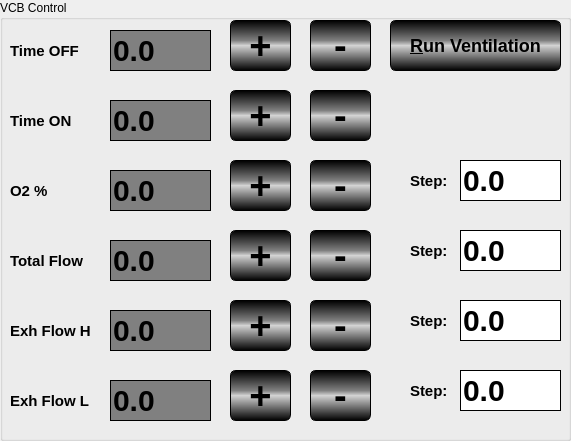
  <widget class="QGroupBox" name="groupBox_4" >
   <property name="geometry" >
    <rect>
     <x>240</x>
     <y>0</y>
     <width>571</width>
     <height>441</height>
    </rect>
   </property>
   <property name="title" >
    <string>VCB Control</string>
   </property>
   <widget class="QLabel" name="label_16" >
    <property name="geometry" >
     <rect>
      <x>10</x>
      <y>40</y>
      <width>94</width>
      <height>22</height>
     </rect>
    </property>
    <property name="styleSheet" >
     <string>QLabel
 {
   border-width: 1px;  
   border-color: black;
   font: bold 15px;
 }
</string>
    </property>
    <property name="text" >
     <string>Time OFF</string>
    </property>
   </widget>
   <widget class="QLabel" name="label_17" >
    <property name="geometry" >
     <rect>
      <x>-60</x>
      <y>10</y>
      <width>71</width>
      <height>21</height>
     </rect>
    </property>
    <property name="text" >
     <string>Total Flow:</string>
    </property>
   </widget>
   <widget class="QLineEdit" name="IDC_TotalFlowResult" >
    <property name="geometry" >
     <rect>
      <x>110</x>
      <y>240</y>
      <width>101</width>
      <height>41</height>
     </rect>
    </property>
    <property name="styleSheet" >
     <string>QLineEdit
 {
   background-color: gray;
   border-style: outset;
   border-width: 1px;  
   border-color: black;
   font: bold 30px;
   color:  RGB(0, 255, 0);
 }
</string>
    </property>
    <property name="text" >
     <string>0.0</string>
    </property>
   </widget>
   <widget class="QLabel" name="label_18" >
    <property name="geometry" >
     <rect>
      <x>10</x>
      <y>110</y>
      <width>90</width>
      <height>22</height>
     </rect>
    </property>
    <property name="styleSheet" >
     <string>QLabel
 {
   border-width: 1px;  
   border-color: black;
   font: bold 15px;
 }
</string>
    </property>
    <property name="text" >
     <string>Time ON</string>
    </property>
   </widget>
   <widget class="QLineEdit" name="IDC_ExhalFlow" >
    <property name="geometry" >
     <rect>
      <x>110</x>
      <y>310</y>
      <width>101</width>
      <height>41</height>
     </rect>
    </property>
    <property name="styleSheet" >
     <string>QLineEdit
 {
   background-color: gray;
   border-style: outset;
   border-width: 1px;  
   border-color: black;
   font: bold 30px;
   color:  RGB(0, 255, 0);
 }
</string>
    </property>
    <property name="text" >
     <string>0.0</string>
    </property>
   </widget>
   <widget class="QLineEdit" name="IDC_O2Percents" >
    <property name="geometry" >
     <rect>
      <x>110</x>
      <y>170</y>
      <width>101</width>
      <height>41</height>
     </rect>
    </property>
    <property name="styleSheet" >
     <string>QLineEdit
 {
   background-color: gray;
   border-style: outset;
   border-width: 1px;  
   border-color: black;
   font: bold 30px;
   color:  RGB(0, 255, 0);
 }
</string>
    </property>
    <property name="text" >
     <string>0.0</string>
    </property>
   </widget>
   <widget class="QLineEdit" name="IDC_TimeOff" >
    <property name="geometry" >
     <rect>
      <x>110</x>
      <y>100</y>
      <width>101</width>
      <height>41</height>
     </rect>
    </property>
    <property name="styleSheet" >
     <string>QLineEdit
 {
   background-color: gray;
   border-style: outset;
   border-width: 1px;  
   border-color: black;
   font: bold 30px;
   color:  RGB(0, 255, 0);
 }
</string>
    </property>
    <property name="text" >
     <string>0.0</string>
    </property>
   </widget>
   <widget class="QLineEdit" name="IDC_TimeON" >
    <property name="geometry" >
     <rect>
      <x>110</x>
      <y>30</y>
      <width>101</width>
      <height>41</height>
     </rect>
    </property>
    <property name="styleSheet" >
     <string>QLineEdit
 {
   background-color: gray;
   border-style: outset;
   border-width: 1px;  
   border-color: black;
   font: bold 30px;
   color:  RGB(0, 255, 0);
 }
</string>
    </property>
    <property name="text" >
     <string>0.0</string>
    </property>
   </widget>
   <widget class="QLineEdit" name="IDC_ExhalFlow2" >
    <property name="geometry" >
     <rect>
      <x>110</x>
      <y>380</y>
      <width>101</width>
      <height>41</height>
     </rect>
    </property>
    <property name="styleSheet" >
     <string>QLineEdit
 {
   background-color: gray;
   border-style: outset;
   border-width: 1px;  
   border-color: black;
   font: bold 30px;
   color:  RGB(0, 255, 0);
 }
</string>
    </property>
    <property name="text" >
     <string>0.0</string>
    </property>
   </widget>
   <widget class="QLabel" name="label_19" >
    <property name="geometry" >
     <rect>
      <x>10</x>
      <y>180</y>
      <width>94</width>
      <height>22</height>
     </rect>
    </property>
    <property name="styleSheet" >
     <string>QLabel
 {
   border-width: 1px;  
   border-color: black;
   font: bold 15px;
 }
</string>
    </property>
    <property name="text" >
     <string>O2 %</string>
    </property>
   </widget>
   <widget class="QLabel" name="label_20" >
    <property name="geometry" >
     <rect>
      <x>10</x>
      <y>250</y>
      <width>94</width>
      <height>22</height>
     </rect>
    </property>
    <property name="styleSheet" >
     <string>QLabel
 {
   border-width: 1px;  
   border-color: black;
   font: bold 15px;
 }
</string>
    </property>
    <property name="text" >
     <string>Total Flow</string>
    </property>
   </widget>
   <widget class="QLabel" name="label_21" >
    <property name="geometry" >
     <rect>
      <x>10</x>
      <y>320</y>
      <width>94</width>
      <height>22</height>
     </rect>
    </property>
    <property name="styleSheet" >
     <string>QLabel
 {
   border-width: 1px;  
   border-color: black;
   font: bold 15px;
 }
</string>
    </property>
    <property name="text" >
     <string>Exh Flow H</string>
    </property>
   </widget>
   <widget class="QLabel" name="label_22" >
    <property name="geometry" >
     <rect>
      <x>10</x>
      <y>390</y>
      <width>94</width>
      <height>22</height>
     </rect>
    </property>
    <property name="styleSheet" >
     <string>QLabel
 {
   border-width: 1px;  
   border-color: black;
   font: bold 15px;
 }
</string>
    </property>
    <property name="text" >
     <string>Exh Flow L</string>
    </property>
   </widget>
   <widget class="QPushButton" name="IDC_TimeONPlus" >
    <property name="geometry" >
     <rect>
      <x>230</x>
      <y>20</y>
      <width>61</width>
      <height>51</height>
     </rect>
    </property>
    <property name="styleSheet" >
     <string>QPushButton 
{
  color: black;

  background-color: qlineargradient(x1:0, y1:0, x2:0, y2:1, stop: 0 black, stop: 0.4 gray, stop: 0.5 lightgray, stop: 1.0 black);
  border: 1px solid black;
  border-radius: 6px;
  font: bold 38px;  
}

QPushButton:hover 
{  
  background-color: qlineargradient(x1:0, y1:0, x2:0, y2:1, stop: 0 black, stop: 0.5 darkgray, stop: 1.0 black);
  border: 1px solid red;
}

QPushButton:pressed 
{
  background-color: qlineargradient(x1:0, y1:0, x2:0, y2:1, stop: 0 black, stop: 0.5 RGB(255, 255, 255), stop: 1.0 black);
}</string>
    </property>
    <property name="text" >
     <string>+</string>
    </property>
   </widget>
   <widget class="QPushButton" name="IDC_TimeONMinus" >
    <property name="geometry" >
     <rect>
      <x>310</x>
      <y>20</y>
      <width>61</width>
      <height>51</height>
     </rect>
    </property>
    <property name="styleSheet" >
     <string>QPushButton 
{
  color: black;

  background-color: qlineargradient(x1:0, y1:0, x2:0, y2:1, stop: 0 black, stop: 0.4 gray, stop: 0.5 lightgray, stop: 1.0 black);
  border: 1px solid black;
  border-radius: 6px;
  font: bold 38px;  
}

QPushButton:hover 
{  
  background-color: qlineargradient(x1:0, y1:0, x2:0, y2:1, stop: 0 black, stop: 0.5 darkgray, stop: 1.0 black);
  border: 1px solid red;
}

QPushButton:pressed 
{
  background-color: qlineargradient(x1:0, y1:0, x2:0, y2:1, stop: 0 black, stop: 0.5 RGB(255, 255, 255), stop: 1.0 black);
}</string>
    </property>
    <property name="text" >
     <string>-</string>
    </property>
   </widget>
   <widget class="QPushButton" name="IDC_TimeOFFPlus" >
    <property name="geometry" >
     <rect>
      <x>230</x>
      <y>90</y>
      <width>61</width>
      <height>51</height>
     </rect>
    </property>
    <property name="styleSheet" >
     <string>QPushButton 
{
  color: black;

  background-color: qlineargradient(x1:0, y1:0, x2:0, y2:1, stop: 0 black, stop: 0.4 gray, stop: 0.5 lightgray, stop: 1.0 black);
  border: 1px solid black;
  border-radius: 6px;
  font: bold 38px;  
}

QPushButton:hover 
{  
  background-color: qlineargradient(x1:0, y1:0, x2:0, y2:1, stop: 0 black, stop: 0.5 darkgray, stop: 1.0 black);
  border: 1px solid red;
}

QPushButton:pressed 
{
  background-color: qlineargradient(x1:0, y1:0, x2:0, y2:1, stop: 0 black, stop: 0.5 RGB(255, 255, 255), stop: 1.0 black);
}</string>
    </property>
    <property name="text" >
     <string>+</string>
    </property>
   </widget>
   <widget class="QPushButton" name="IDC_TimeOFFMinus" >
    <property name="geometry" >
     <rect>
      <x>310</x>
      <y>90</y>
      <width>61</width>
      <height>51</height>
     </rect>
    </property>
    <property name="styleSheet" >
     <string>QPushButton 
{
  color: black;

  background-color: qlineargradient(x1:0, y1:0, x2:0, y2:1, stop: 0 black, stop: 0.4 gray, stop: 0.5 lightgray, stop: 1.0 black);
  border: 1px solid black;
  border-radius: 6px;
  font: bold 38px;  
}

QPushButton:hover 
{  
  background-color: qlineargradient(x1:0, y1:0, x2:0, y2:1, stop: 0 black, stop: 0.5 darkgray, stop: 1.0 black);
  border: 1px solid red;
}

QPushButton:pressed 
{
  background-color: qlineargradient(x1:0, y1:0, x2:0, y2:1, stop: 0 black, stop: 0.5 RGB(255, 255, 255), stop: 1.0 black);
}</string>
    </property>
    <property name="text" >
     <string>-</string>
    </property>
   </widget>
   <widget class="QPushButton" name="IDC_TotalFlowMinus" >
    <property name="geometry" >
     <rect>
      <x>310</x>
      <y>230</y>
      <width>61</width>
      <height>51</height>
     </rect>
    </property>
    <property name="styleSheet" >
     <string>QPushButton 
{
  color: black;

  background-color: qlineargradient(x1:0, y1:0, x2:0, y2:1, stop: 0 black, stop: 0.4 gray, stop: 0.5 lightgray, stop: 1.0 black);
  border: 1px solid black;
  border-radius: 6px;
  font: bold 38px;  
}

QPushButton:hover 
{  
  background-color: qlineargradient(x1:0, y1:0, x2:0, y2:1, stop: 0 black, stop: 0.5 darkgray, stop: 1.0 black);
  border: 1px solid red;
}

QPushButton:pressed 
{
  background-color: qlineargradient(x1:0, y1:0, x2:0, y2:1, stop: 0 black, stop: 0.5 RGB(255, 255, 255), stop: 1.0 black);
}</string>
    </property>
    <property name="text" >
     <string>-</string>
    </property>
   </widget>
   <widget class="QPushButton" name="IDC_TotalFlowPlus" >
    <property name="geometry" >
     <rect>
      <x>230</x>
      <y>230</y>
      <width>61</width>
      <height>51</height>
     </rect>
    </property>
    <property name="styleSheet" >
     <string>QPushButton 
{
  color: black;

  background-color: qlineargradient(x1:0, y1:0, x2:0, y2:1, stop: 0 black, stop: 0.4 gray, stop: 0.5 lightgray, stop: 1.0 black);
  border: 1px solid black;
  border-radius: 6px;
  font: bold 38px;  
}

QPushButton:hover 
{  
  background-color: qlineargradient(x1:0, y1:0, x2:0, y2:1, stop: 0 black, stop: 0.5 darkgray, stop: 1.0 black);
  border: 1px solid red;
}

QPushButton:pressed 
{
  background-color: qlineargradient(x1:0, y1:0, x2:0, y2:1, stop: 0 black, stop: 0.5 RGB(255, 255, 255), stop: 1.0 black);
}</string>
    </property>
    <property name="text" >
     <string>+</string>
    </property>
   </widget>
   <widget class="QPushButton" name="IDC_ExhFlowMinus" >
    <property name="geometry" >
     <rect>
      <x>310</x>
      <y>300</y>
      <width>61</width>
      <height>51</height>
     </rect>
    </property>
    <property name="styleSheet" >
     <string>QPushButton 
{
  color: black;

  background-color: qlineargradient(x1:0, y1:0, x2:0, y2:1, stop: 0 black, stop: 0.4 gray, stop: 0.5 lightgray, stop: 1.0 black);
  border: 1px solid black;
  border-radius: 6px;
  font: bold 38px;  
}

QPushButton:hover 
{  
  background-color: qlineargradient(x1:0, y1:0, x2:0, y2:1, stop: 0 black, stop: 0.5 darkgray, stop: 1.0 black);
  border: 1px solid red;
}

QPushButton:pressed 
{
  background-color: qlineargradient(x1:0, y1:0, x2:0, y2:1, stop: 0 black, stop: 0.5 RGB(255, 255, 255), stop: 1.0 black);
}</string>
    </property>
    <property name="text" >
     <string>-</string>
    </property>
   </widget>
   <widget class="QPushButton" name="IDC_ExhFlowPlus" >
    <property name="geometry" >
     <rect>
      <x>230</x>
      <y>300</y>
      <width>61</width>
      <height>51</height>
     </rect>
    </property>
    <property name="styleSheet" >
     <string>QPushButton 
{
  color: black;

  background-color: qlineargradient(x1:0, y1:0, x2:0, y2:1, stop: 0 black, stop: 0.4 gray, stop: 0.5 lightgray, stop: 1.0 black);
  border: 1px solid black;
  border-radius: 6px;
  font: bold 38px;  
}

QPushButton:hover 
{  
  background-color: qlineargradient(x1:0, y1:0, x2:0, y2:1, stop: 0 black, stop: 0.5 darkgray, stop: 1.0 black);
  border: 1px solid red;
}

QPushButton:pressed 
{
  background-color: qlineargradient(x1:0, y1:0, x2:0, y2:1, stop: 0 black, stop: 0.5 RGB(255, 255, 255), stop: 1.0 black);
}</string>
    </property>
    <property name="text" >
     <string>+</string>
    </property>
   </widget>
   <widget class="QPushButton" name="IDC_ExhFlowMinus2" >
    <property name="geometry" >
     <rect>
      <x>310</x>
      <y>370</y>
      <width>61</width>
      <height>51</height>
     </rect>
    </property>
    <property name="styleSheet" >
     <string>QPushButton 
{
  color: black;

  background-color: qlineargradient(x1:0, y1:0, x2:0, y2:1, stop: 0 black, stop: 0.4 gray, stop: 0.5 lightgray, stop: 1.0 black);
  border: 1px solid black;
  border-radius: 6px;
  font: bold 38px;  
}

QPushButton:hover 
{  
  background-color: qlineargradient(x1:0, y1:0, x2:0, y2:1, stop: 0 black, stop: 0.5 darkgray, stop: 1.0 black);
  border: 1px solid red;
}

QPushButton:pressed 
{
  background-color: qlineargradient(x1:0, y1:0, x2:0, y2:1, stop: 0 black, stop: 0.5 RGB(255, 255, 255), stop: 1.0 black);
}</string>
    </property>
    <property name="text" >
     <string>-</string>
    </property>
   </widget>
   <widget class="QPushButton" name="IDC_ExhFlowPlus2" >
    <property name="geometry" >
     <rect>
      <x>230</x>
      <y>370</y>
      <width>61</width>
      <height>51</height>
     </rect>
    </property>
    <property name="styleSheet" >
     <string>QPushButton 
{
  color: black;

  background-color: qlineargradient(x1:0, y1:0, x2:0, y2:1, stop: 0 black, stop: 0.4 gray, stop: 0.5 lightgray, stop: 1.0 black);
  border: 1px solid black;
  border-radius: 6px;
  font: bold 38px;  
}

QPushButton:hover 
{  
  background-color: qlineargradient(x1:0, y1:0, x2:0, y2:1, stop: 0 black, stop: 0.5 darkgray, stop: 1.0 black);
  border: 1px solid red;
}

QPushButton:pressed 
{
  background-color: qlineargradient(x1:0, y1:0, x2:0, y2:1, stop: 0 black, stop: 0.5 RGB(255, 255, 255), stop: 1.0 black);
}</string>
    </property>
    <property name="text" >
     <string>+</string>
    </property>
   </widget>
   <widget class="QPushButton" name="IDC_O2PercentPlus" >
    <property name="geometry" >
     <rect>
      <x>230</x>
      <y>160</y>
      <width>61</width>
      <height>51</height>
     </rect>
    </property>
    <property name="styleSheet" >
     <string>QPushButton 
{
  color: black;

  background-color: qlineargradient(x1:0, y1:0, x2:0, y2:1, stop: 0 black, stop: 0.4 gray, stop: 0.5 lightgray, stop: 1.0 black);
  border: 1px solid black;
  border-radius: 6px;
  font: bold 38px;  
}

QPushButton:hover 
{  
  background-color: qlineargradient(x1:0, y1:0, x2:0, y2:1, stop: 0 black, stop: 0.5 darkgray, stop: 1.0 black);
  border: 1px solid red;
}

QPushButton:pressed 
{
  background-color: qlineargradient(x1:0, y1:0, x2:0, y2:1, stop: 0 black, stop: 0.5 RGB(255, 255, 255), stop: 1.0 black);
}</string>
    </property>
    <property name="text" >
     <string>+</string>
    </property>
   </widget>
   <widget class="QPushButton" name="IDC_O2PercentMinus" >
    <property name="geometry" >
     <rect>
      <x>310</x>
      <y>160</y>
      <width>61</width>
      <height>51</height>
     </rect>
    </property>
    <property name="styleSheet" >
     <string>QPushButton 
{
  color: black;

  background-color: qlineargradient(x1:0, y1:0, x2:0, y2:1, stop: 0 black, stop: 0.4 gray, stop: 0.5 lightgray, stop: 1.0 black);
  border: 1px solid black;
  border-radius: 6px;
  font: bold 38px;  
}

QPushButton:hover 
{  
  background-color: qlineargradient(x1:0, y1:0, x2:0, y2:1, stop: 0 black, stop: 0.5 darkgray, stop: 1.0 black);
  border: 1px solid red;
}

QPushButton:pressed 
{
  background-color: qlineargradient(x1:0, y1:0, x2:0, y2:1, stop: 0 black, stop: 0.5 RGB(255, 255, 255), stop: 1.0 black);
}</string>
    </property>
    <property name="text" >
     <string>-</string>
    </property>
   </widget>
   <widget class="QLineEdit" name="IDC_O2PercentsSteps" >
    <property name="geometry" >
     <rect>
      <x>460</x>
      <y>160</y>
      <width>101</width>
      <height>41</height>
     </rect>
    </property>
    <property name="styleSheet" >
     <string>QLineEdit
 {
   background-color: white;
   border-style: outset;
   border-width: 1px;  
   border-color: black;
   font: bold 30px;
 }
</string>
    </property>
    <property name="text" >
     <string>0.0</string>
    </property>
   </widget>
   <widget class="QLabel" name="label_23" >
    <property name="geometry" >
     <rect>
      <x>410</x>
      <y>170</y>
      <width>51</width>
      <height>22</height>
     </rect>
    </property>
    <property name="styleSheet" >
     <string>QLabel
 {
   border-width: 1px;  
   border-color: black;
   font: bold 15px;
 }
</string>
    </property>
    <property name="text" >
     <string>Step:</string>
    </property>
   </widget>
   <widget class="QLineEdit" name="IDC_TotalFlowSteps" >
    <property name="geometry" >
     <rect>
      <x>460</x>
      <y>230</y>
      <width>101</width>
      <height>41</height>
     </rect>
    </property>
    <property name="styleSheet" >
     <string>QLineEdit
 {
   background-color: white;
   border-style: outset;
   border-width: 1px;  
   border-color: black;
   font: bold 30px;
 }
</string>
    </property>
    <property name="text" >
     <string>0.0</string>
    </property>
   </widget>
   <widget class="QLineEdit" name="IDC_ExhFlowSteps" >
    <property name="geometry" >
     <rect>
      <x>460</x>
      <y>300</y>
      <width>101</width>
      <height>41</height>
     </rect>
    </property>
    <property name="styleSheet" >
     <string>QLineEdit
 {
   background-color: white;
   border-style: outset;
   border-width: 1px;  
   border-color: black;
   font: bold 30px;
 }
</string>
    </property>
    <property name="text" >
     <string>0.0</string>
    </property>
   </widget>
   <widget class="QLineEdit" name="IDC_ExhFlowSteps2" >
    <property name="geometry" >
     <rect>
      <x>460</x>
      <y>370</y>
      <width>101</width>
      <height>41</height>
     </rect>
    </property>
    <property name="styleSheet" >
     <string>QLineEdit
 {
   background-color: white;
   border-style: outset;
   border-width: 1px;  
   border-color: black;
   font: bold 30px;
 }
</string>
    </property>
    <property name="text" >
     <string>0.0</string>
    </property>
   </widget>
   <widget class="QPushButton" name="IDC_RunVentilation" >
    <property name="geometry" >
     <rect>
      <x>390</x>
      <y>20</y>
      <width>171</width>
      <height>51</height>
     </rect>
    </property>
    <property name="styleSheet" >
     <string>QPushButton 
{
  color: black;

  background-color: qlineargradient(x1:0, y1:0, x2:0, y2:1, stop: 0 black, stop: 0.4 gray, stop: 0.5 lightgray, stop: 1.0 black);
  border: 1px solid black;
  border-radius: 6px;
  font: bold 18px;  
}

QPushButton:hover 
{  
  background-color: qlineargradient(x1:0, y1:0, x2:0, y2:1, stop: 0 black, stop: 0.5 darkgray, stop: 1.0 black);
  border: 1px solid red;
}

QPushButton:pressed 
{
  background-color: qlineargradient(x1:0, y1:0, x2:0, y2:1, stop: 0 black, stop: 0.5 RGB(255, 255, 255), stop: 1.0 black);
}</string>
    </property>
    <property name="text" >
     <string>&amp;Run Ventilation</string>
    </property>
   </widget>
   <widget class="QLabel" name="label_25" >
    <property name="geometry" >
     <rect>
      <x>410</x>
      <y>240</y>
      <width>51</width>
      <height>22</height>
     </rect>
    </property>
    <property name="styleSheet" >
     <string>QLabel
 {
   border-width: 1px;  
   border-color: black;
   font: bold 15px;
 }
</string>
    </property>
    <property name="text" >
     <string>Step:</string>
    </property>
   </widget>
   <widget class="QLabel" name="label_26" >
    <property name="geometry" >
     <rect>
      <x>410</x>
      <y>310</y>
      <width>51</width>
      <height>22</height>
     </rect>
    </property>
    <property name="styleSheet" >
     <string>QLabel
 {
   border-width: 1px;  
   border-color: black;
   font: bold 15px;
 }
</string>
    </property>
    <property name="text" >
     <string>Step:</string>
    </property>
   </widget>
   <widget class="QLabel" name="label_27" >
    <property name="geometry" >
     <rect>
      <x>410</x>
      <y>380</y>
      <width>51</width>
      <height>22</height>
     </rect>
    </property>
    <property name="styleSheet" >
     <string>QLabel
 {
   border-width: 1px;  
   border-color: black;
   font: bold 15px;
 }
</string>
    </property>
    <property name="text" >
     <string>Step:</string>
    </property>
   </widget>
  </widget>
